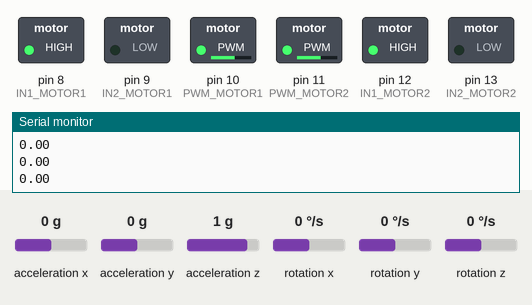
This sketch was run on a simulated Arduino Uno, built with avr-gcc and run on an emulated ATmega328P. Shown: switched loads named in the sketch (green lamp = pin HIGH), the last lines printed to the serial monitor. The test bench sets the inputs (shaded band); at power-on: acceleration y 0 g, acceleration x 0 g, acceleration z 1 g, rotation x 0 °/s, rotation y 0 °/s, rotation z 0 °/s.

Above: at 2.2 s.
2.3 s: acceleration y set to -1.4 g
At 3.1 s:
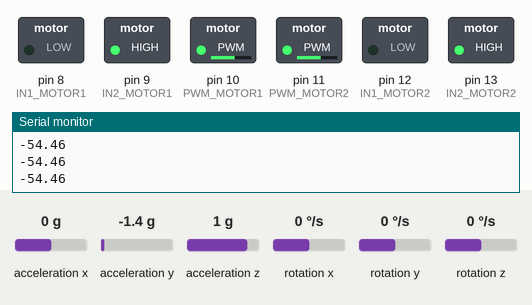
3.8 s: acceleration x set to -0.2 g
5.3 s: acceleration x set to -0.5 g
At 6.5 s:
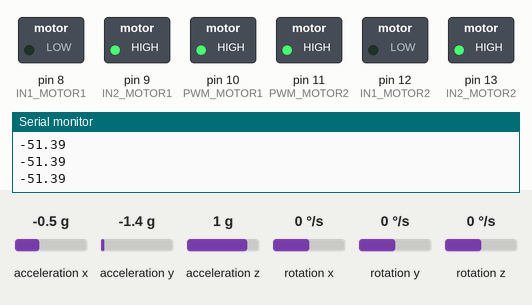
6.8 s: acceleration y set to -0.9 g
8.3 s: acceleration y set to -0.6 g
At 8.8 s:
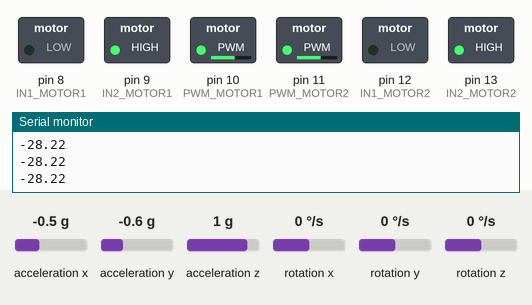
9.8 s: acceleration y set to -0.2 g
At 11.1 s:
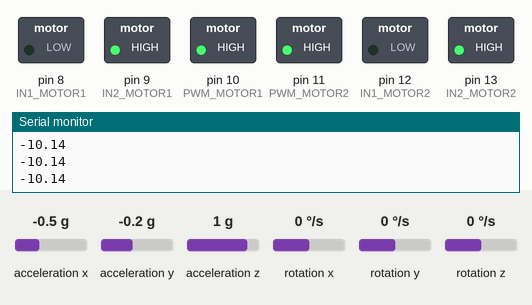
Timing chart, 0 to 12.3 s (numbered marks = the images above; inputs shaded):
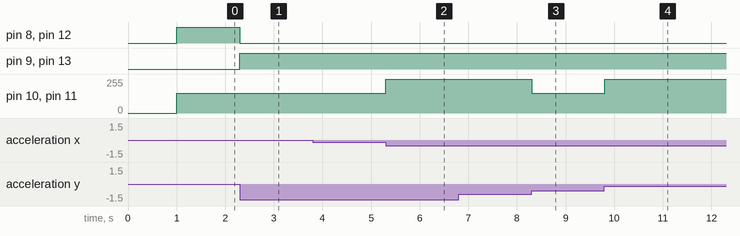

The sketch:

RWP_104.ino
```cpp
#include <Wire.h>               // Include Wire library for I2C communication
#include <MPU6050_light.h>      // Include MPU6050 library

MPU6050 mpu(Wire);              // Create an MPU6050 object using the Wire library

// Pin definitions for the bottom motors (left and right)
const int IN1_MOTOR1 = 8;       // Motor 1 control pin 1
const int IN2_MOTOR1 = 9;       // Motor 1 control pin 2
const int PWM_MOTOR1 = 10;      // PWM pin for Motor 1 speed control

const int IN1_MOTOR2 = 12;      // Motor 2 control pin 1
const int IN2_MOTOR2 = 13;      // Motor 2 control pin 2
const int PWM_MOTOR2 = 11;      // PWM pin for Motor 2 speed control

// PID controller variables (outer loop - tilt control)
float Kp_outer = 40.0;          // Proportional gain for outer loop
float Ki_outer = 0.0;           // Integral gain for outer loop
float Kd_outer = 0.0;           // Derivative gain for outer loop
float setpoint_angle = 0.0;     // Desired angle (setpoint)
float lastAngleError = 0.0;     // Previous angle error
float integral_angle = 0.0;     // Accumulated integral of angle error

// PID controller variables (inner loop - velocity control)
float Kp_inner = 80.0;          // Proportional gain for inner loop
float Ki_inner = 0.0;           // Integral gain for inner loop
float Kd_inner = 0.0;           // Derivative gain for inner loop
float lastVelocityError = 0.0;  // Previous velocity error
float integral_velocity = 0.0;  // Accumulated integral of velocity error

// Motor control constants
const int MIN_SPEED = 150;      // Minimum PWM value to overcome motor's static friction
const int MAX_SPEED = 255;      // Maximum PWM value (max speed)

// Timing variables
unsigned long lastTime = 0;     // Last time control loop was executed
const unsigned long SAMPLE_TIME = 5; // Control loop sample time in milliseconds

void setup() {
  Serial.begin(115200);         // Initialize serial communication at 115200 baud
  Wire.begin();                 // Initialize I2C communication

  // Initialize pins for the two bottom motors
  pinMode(IN1_MOTOR1, OUTPUT);
  pinMode(IN2_MOTOR1, OUTPUT);
  pinMode(PWM_MOTOR1, OUTPUT);

  pinMode(IN1_MOTOR2, OUTPUT);
  pinMode(IN2_MOTOR2, OUTPUT);
  pinMode(PWM_MOTOR2, OUTPUT);

  // Initialize MPU6050 sensor
  byte status = mpu.begin();
  while (status != 0) {         // Check if MPU6050 is connected properly
    Serial.println("MPU6050 initialization failed. Please check your connections.");
    delay(1000);                // Wait 1 second before retrying
  }

  Serial.println("MPU6050 initialized successfully!");

  // Calibrate MPU6050 sensor
  Serial.println("Calibrating MPU6050...");
  mpu.calcOffsets();            // Calculate offsets to improve accuracy
  Serial.println("Calibration complete!");
}

void loop() {
  unsigned long currentTime = millis(); // Get current time in milliseconds

  // Execute control loop at specified sample time intervals
  if (currentTime - lastTime >= SAMPLE_TIME) {
    float deltaTime = (float)(currentTime - lastTime) / 1000.0; // Calculate elapsed time in seconds

    // Update sensor readings and compute current angle
    float angle = updateMPU(deltaTime);

    // Outer PID loop to compute desired velocity based on angle error
    float desiredVelocity = calculateOuterPID(angle, deltaTime);

    // Inner PID loop to compute motor output for bottom motors based on desired velocity
    float bottomMotorOutput = calculateInnerPID(desiredVelocity, deltaTime);

    // Set motor speeds for bottom motors
    setMotorSpeed(bottomMotorOutput);

    Serial.println(angle);

    // Update lastTime for next iteration
    lastTime = currentTime;
  }
}

// Helper function to update MPU6050 readings and compute angle
float updateMPU(float deltaTime) {
  mpu.update();  // Update sensor data

  // Complementary filter to combine accelerometer and gyroscope data
  // Currently set to use only accelerometer data (adjust weights as needed)
  return 0.0 * (mpu.getAngleX() + mpu.getGyroX() * deltaTime) + 1.0 * mpu.getAngleX();
}

// Calculate outer PID control (tilt control)
float calculateOuterPID(float angle, float deltaTime) {
  float angleError = setpoint_angle - angle; // Compute angle error
  integral_angle += angleError * deltaTime;  // Update integral term
  float derivative_angle = (angleError - lastAngleError) / deltaTime; // Compute derivative term

  // Compute PID output
  float output = Kp_outer * angleError + Ki_outer * integral_angle + Kd_outer * derivative_angle;

  lastAngleError = angleError; // Update last angle error for next derivative calculation
  return output;               // Return desired velocity for inner loop
}

// Calculate inner PID control (velocity control)
float calculateInnerPID(float desiredVelocity, float deltaTime) {
  // Assume actual velocity is zero (could be modified to include velocity measurements)
  float velocityError = desiredVelocity;       // Compute velocity error
  integral_velocity += velocityError * deltaTime; // Update integral term
  float derivative_velocity = (velocityError - lastVelocityError) / deltaTime; // Compute derivative term

  // Compute PID output
  float output = Kp_inner * velocityError + Ki_inner * integral_velocity + Kd_inner * derivative_velocity;

  lastVelocityError = velocityError; // Update last velocity error for next derivative calculation
  return output;                     // Return motor output for bottom motors
}

// Set motor speeds based on PID output for both bottom motors
void setMotorSpeed(float bottomOutput) {
  // Map the PID output to PWM values within the motor speed range
  int bottomMotorSpeed = map(abs(bottomOutput), 0, 180, MIN_SPEED, MAX_SPEED);
  bottomMotorSpeed = constrain(bottomMotorSpeed, MIN_SPEED, MAX_SPEED);

  // Control bottom motors (left and right)
  if (bottomOutput > 0) {
    // Set direction for forward motion
    digitalWrite(IN1_MOTOR1, LOW);
    digitalWrite(IN2_MOTOR1, HIGH);
    digitalWrite(IN1_MOTOR2, LOW);
    digitalWrite(IN2_MOTOR2, HIGH);
  } else {
    // Set direction for reverse motion
    digitalWrite(IN1_MOTOR1, HIGH);
    digitalWrite(IN2_MOTOR1, LOW);
    digitalWrite(IN1_MOTOR2, HIGH);
    digitalWrite(IN2_MOTOR2, LOW);
  }
  // Set PWM speed for bottom motors
  analogWrite(PWM_MOTOR1, bottomMotorSpeed);
  analogWrite(PWM_MOTOR2, bottomMotorSpeed);
}
```

Measured:
- the behaviour switches between -0.3 and -0.4 g on acceleration x (found by bisection; images 1 and 2)
- the behaviour switches between -0.8 and -0.7 g on acceleration y (found by bisection; images 2 and 3)
- the behaviour switches between -0.4 and -0.3 g on acceleration y (found by bisection; images 3 and 4)
- after the input at 2.3 s, pin 8 (IN1_MOTOR1), pin 12 (IN1_MOTOR2): HIGH → LOW at once; pin 9 (IN2_MOTOR1), pin 13 (IN2_MOTOR2): LOW → HIGH at once
- after the input at 5.3 s, pin 10 (PWM_MOTOR1), pin 11 (PWM_MOTOR2): 150/255 → 255/255 at once
- after the input at 8.3 s, pin 10 (PWM_MOTOR1), pin 11 (PWM_MOTOR2): 255/255 → 150/255 at once
- after the input at 9.8 s, pin 10 (PWM_MOTOR1), pin 11 (PWM_MOTOR2): 150/255 → 255/255 at once
